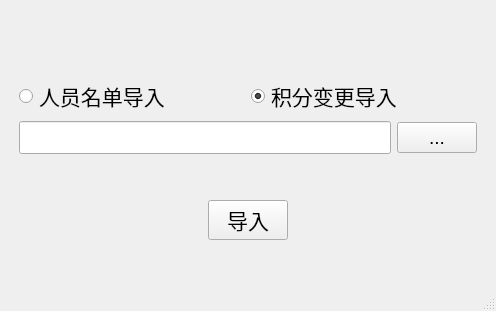
<?xml version="1.0" encoding="UTF-8"?>
<ui version="4.0">
 <class>MainWindow</class>
 <widget class="QMainWindow" name="MainWindow">
  <property name="geometry">
   <rect>
    <x>0</x>
    <y>0</y>
    <width>496</width>
    <height>311</height>
   </rect>
  </property>
  <property name="windowTitle">
   <string>MainWindow</string>
  </property>
  <widget class="QWidget" name="centralwidget">
   <layout class="QVBoxLayout" name="verticalLayout">
    <item>
     <layout class="QHBoxLayout" name="horizontalLayout_4">
      <item>
       <spacer name="horizontalSpacer_3">
        <property name="orientation">
         <enum>Qt::Horizontal</enum>
        </property>
        <property name="sizeHint" stdset="0">
         <size>
          <width>40</width>
          <height>20</height>
         </size>
        </property>
       </spacer>
      </item>
      <item>
       <widget class="QPushButton" name="minButton">
        <property name="text">
         <string/>
        </property>
        <property name="icon">
         <iconset resource="res.qrc">
          <normaloff>:/zoom.png</normaloff>:/zoom.png</iconset>
        </property>
        <property name="iconSize">
         <size>
          <width>25</width>
          <height>25</height>
         </size>
        </property>
        <property name="flat">
         <bool>true</bool>
        </property>
       </widget>
      </item>
      <item>
       <widget class="QPushButton" name="closeButton">
        <property name="text">
         <string/>
        </property>
        <property name="icon">
         <iconset resource="res.qrc">
          <normaloff>:/close.png</normaloff>:/close.png</iconset>
        </property>
        <property name="iconSize">
         <size>
          <width>25</width>
          <height>25</height>
         </size>
        </property>
        <property name="flat">
         <bool>true</bool>
        </property>
       </widget>
      </item>
     </layout>
    </item>
    <item>
     <spacer name="verticalSpacer">
      <property name="orientation">
       <enum>Qt::Vertical</enum>
      </property>
      <property name="sizeHint" stdset="0">
       <size>
        <width>20</width>
        <height>40</height>
       </size>
      </property>
     </spacer>
    </item>
    <item>
     <layout class="QHBoxLayout" name="horizontalLayout">
      <property name="leftMargin">
       <number>10</number>
      </property>
      <property name="rightMargin">
       <number>10</number>
      </property>
      <item>
       <widget class="QRadioButton" name="memberButton">
        <property name="font">
         <font>
          <family>Microsoft YaHei UI</family>
          <pointsize>16</pointsize>
         </font>
        </property>
        <property name="text">
         <string>人员名单导入</string>
        </property>
       </widget>
      </item>
      <item>
       <widget class="QRadioButton" name="scoreButton">
        <property name="font">
         <font>
          <family>Microsoft YaHei UI</family>
          <pointsize>16</pointsize>
         </font>
        </property>
        <property name="text">
         <string>积分变更导入</string>
        </property>
        <property name="checked">
         <bool>true</bool>
        </property>
       </widget>
      </item>
     </layout>
    </item>
    <item>
     <layout class="QHBoxLayout" name="horizontalLayout_2">
      <property name="leftMargin">
       <number>10</number>
      </property>
      <property name="rightMargin">
       <number>10</number>
      </property>
      <item>
       <widget class="QLineEdit" name="pathLineEdit">
        <property name="font">
         <font>
          <family>Microsoft YaHei UI</family>
          <pointsize>16</pointsize>
         </font>
        </property>
       </widget>
      </item>
      <item>
       <widget class="QPushButton" name="selectPathButton">
        <property name="font">
         <font>
          <family>Microsoft YaHei UI</family>
          <pointsize>14</pointsize>
         </font>
        </property>
        <property name="text">
         <string>...</string>
        </property>
       </widget>
      </item>
     </layout>
    </item>
    <item>
     <spacer name="verticalSpacer_3">
      <property name="orientation">
       <enum>Qt::Vertical</enum>
      </property>
      <property name="sizeHint" stdset="0">
       <size>
        <width>20</width>
        <height>40</height>
       </size>
      </property>
     </spacer>
    </item>
    <item>
     <layout class="QHBoxLayout" name="horizontalLayout_3">
      <property name="leftMargin">
       <number>10</number>
      </property>
      <property name="rightMargin">
       <number>10</number>
      </property>
      <item>
       <spacer name="horizontalSpacer">
        <property name="orientation">
         <enum>Qt::Horizontal</enum>
        </property>
        <property name="sizeHint" stdset="0">
         <size>
          <width>40</width>
          <height>20</height>
         </size>
        </property>
       </spacer>
      </item>
      <item>
       <widget class="QPushButton" name="confirmButton">
        <property name="font">
         <font>
          <family>Microsoft YaHei UI</family>
          <pointsize>16</pointsize>
         </font>
        </property>
        <property name="text">
         <string>导入</string>
        </property>
       </widget>
      </item>
      <item>
       <spacer name="horizontalSpacer_2">
        <property name="orientation">
         <enum>Qt::Horizontal</enum>
        </property>
        <property name="sizeHint" stdset="0">
         <size>
          <width>40</width>
          <height>20</height>
         </size>
        </property>
       </spacer>
      </item>
     </layout>
    </item>
    <item>
     <spacer name="verticalSpacer_4">
      <property name="orientation">
       <enum>Qt::Vertical</enum>
      </property>
      <property name="sizeHint" stdset="0">
       <size>
        <width>20</width>
        <height>40</height>
       </size>
      </property>
     </spacer>
    </item>
   </layout>
  </widget>
  <widget class="QStatusBar" name="statusbar"/>
 </widget>
 <resources>
  <include location="res.qrc"/>
 </resources>
 <connections>
  <connection>
   <sender>minButton</sender>
   <signal>clicked()</signal>
   <receiver>MainWindow</receiver>
   <slot>showMinimized()</slot>
   <hints>
    <hint type="sourcelabel">
     <x>424</x>
     <y>26</y>
    </hint>
    <hint type="destinationlabel">
     <x>247</x>
     <y>155</y>
    </hint>
   </hints>
  </connection>
  <connection>
   <sender>closeButton</sender>
   <signal>clicked()</signal>
   <receiver>MainWindow</receiver>
   <slot>close()</slot>
   <hints>
    <hint type="sourcelabel">
     <x>467</x>
     <y>26</y>
    </hint>
    <hint type="destinationlabel">
     <x>247</x>
     <y>155</y>
    </hint>
   </hints>
  </connection>
 </connections>
</ui>
